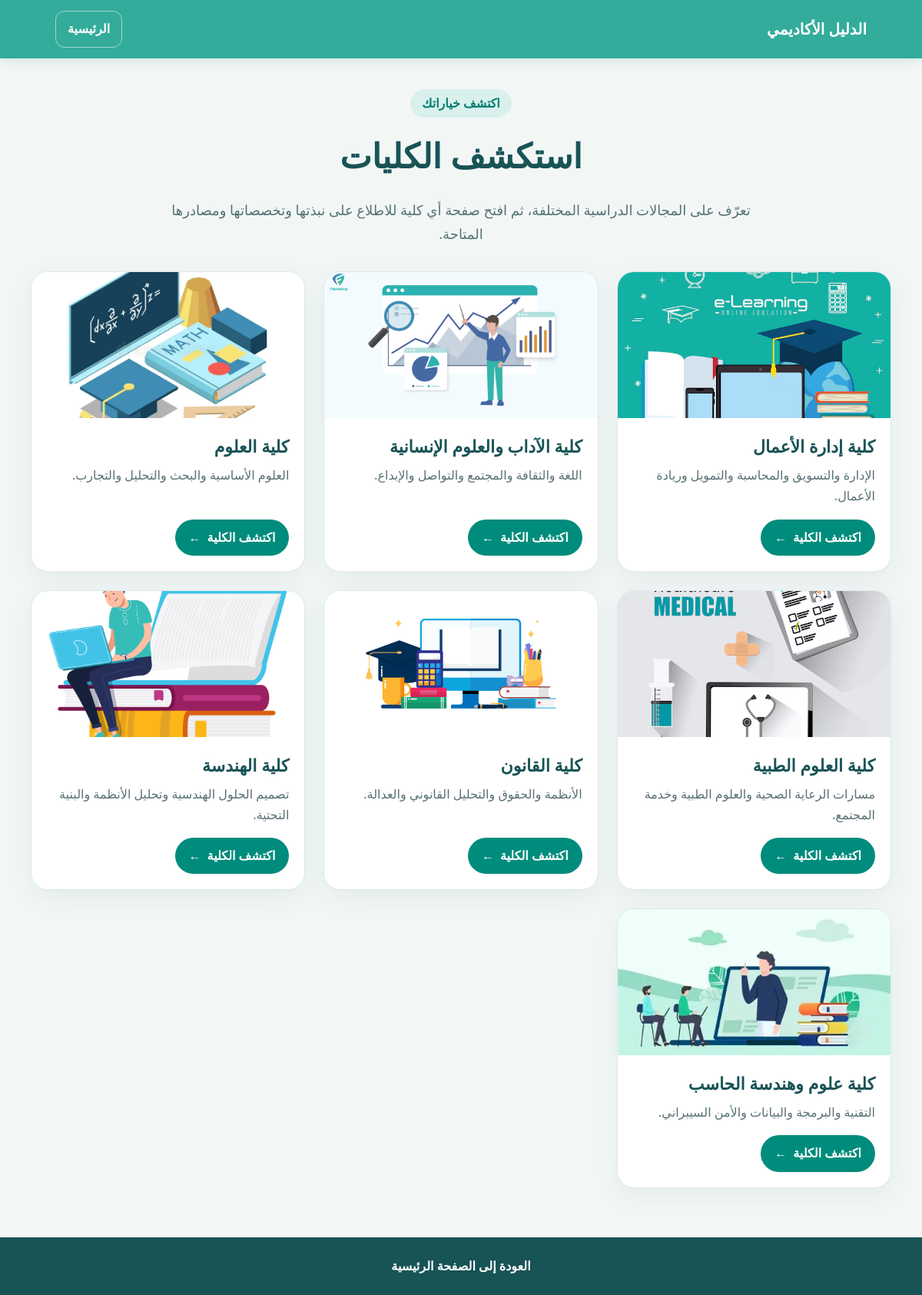
Screenshot of /colleges with the database file from the repository.
### tables this page shows
CREATE TABLE colleges (id INTEGER PRIMARY KEY AUTOINCREMENT, slug TEXT NOT NULL UNIQUE, name TEXT NOT NULL UNIQUE, short_description TEXT NOT NULL DEFAULT '', description TEXT NOT NULL DEFAULT '', majors_json TEXT NOT NULL DEFAULT '[]', subjects_json TEXT NOT NULL DEFAULT '[]', image_path TEXT NOT NULL DEFAULT 'images/graduation-cap-sits.webp', official_url TEXT, source_url TEXT, is_active INTEGER NOT NULL DEFAULT 1, created_at TEXT NOT NULL DEFAULT CURRENT_TIMESTAMP, updated_at TEXT NOT NULL DEFAULT CURRENT_TIMESTAMP);

### flask_projct.py (the view)
@app.route("/colleges")
def colleges_page():
    conn=sqlite3.connect(DATABASE_PATH); conn.row_factory=sqlite3.Row
    colleges=conn.execute("SELECT slug,name,short_description,image_path FROM colleges WHERE is_active=1 ORDER BY name").fetchall()
    conn.close()
    return render_template("colleges.html", colleges=colleges)

### templates/colleges.html (shortened to what this page needs)
<!doctype html>
<html lang="ar" dir="rtl">
  <head>
    <link
      rel="stylesheet"
      href="{{ url_for('static', filename='colleges.css') }}"
    />
  </head>
  <body>
    <header class="page-header">
      <a class="brand" href="{{ url_for('home') }}">الدليل الأكاديمي</a
      ><a class="back-link" href="{{ url_for('home') }}">الرئيسية</a>
    </header>
    <main class="page-wrap">
      <section class="page-intro">
        <span>اكتشف خياراتك</span>
        <h1>استكشف الكليات</h1>
        <p>
          تعرّف على المجالات الدراسية المختلفة، ثم افتح صفحة أي كلية للاطلاع على
          نبذتها وتخصصاتها ومصادرها المتاحة.
        </p>
      </section>
      <section class="college-grid" aria-label="قائمة الكليات">
        {% for college in colleges %}
        <article class="college-tile">
          <img
            src="{{ url_for('static', filename=college['image_path']) }}"
            alt="{{ college['name'] }}"
            loading="lazy"
          />
          <div class="tile-body">
            <h2>{{ college['name'] }}</h2>
            <p>{{ college['short_description'] }}</p>
            <a
              class="action-link"
              href="{{ url_for('college_details', slug=college['slug']) }}"
              >اكتشف الكلية <span aria-hidden="true">←</span></a
            >
          </div>
        </article>
        {% else %}
        <p>لا توجد كليات متاحة حاليًا.</p>
        {% endfor %}
      </section>
    </main>
    <footer class="page-footer">
      <a href="{{ url_for('home') }}">العودة إلى الصفحة الرئيسية</a>
    </footer>
  </body>
</html>

### static/colleges.css (style rules this page uses)
* { box-sizing: border-box; }
body { margin: 0; background: #f2f7f6; color: #193f42; font-family: "Segoe UI", Tahoma, Arial, sans-serif; line-height: 1.7; }
.page-header { height: 76px; background: #2fab99; color: #fff; display: flex; align-items: center; justify-content: space-between; padding: 0 clamp(18px, 6vw, 80px); box-shadow: 0 3px 14px #164e501c; }
.page-header a { color: #fff; text-decoration: none; font-weight: 700; }
.brand { font-size: 22px; }
.back-link { padding: 8px 16px; border: 1px solid #ffffff88; border-radius: 999px; }
.page-wrap { width: min(1120px, 92%); margin: 40px auto 64px; }
.page-intro { text-align: center; max-width: 760px; margin: 0 auto 34px; }
.page-intro span, .details-kicker { display: inline-block; color: #007c70; background: #d9f0ec; padding: 5px 15px; border-radius: 999px; font-weight: 700; }
.page-intro h1, .details-hero h1 { color: #185356; font-size: clamp(30px, 4vw, 44px); margin: 12px 0; }
.page-intro p { color: #547174; font-size: 18px; }
.college-grid { display: grid; grid-template-columns: repeat(3, minmax(0, 1fr)); gap: 24px; }
.college-tile { background: #fff; border-radius: 22px; overflow: hidden; box-shadow: 0 8px 26px #18535614; display: flex; flex-direction: column; transition: transform 0.2s; }
.college-tile img { width: 100%; height: 190px; object-fit: cover; }
.tile-body { padding: 20px; display: flex; flex-direction: column; align-items: flex-start; flex: 1; }
.tile-body h2 { font-size: 22px; color: #185356; margin: 0 0 8px; }
.tile-body p { margin: 0; color: #597174; flex: 1; }
.action-link, .source-link { display: inline-flex; gap: 8px; align-items: center; text-decoration: none; background: #008c7c; color: #fff; padding: 10px 18px; border-radius: 999px; font-weight: 700; margin-top: 16px; }
.page-footer { text-align: center; background: #185356; padding: 24px; }
.page-footer a { color: #fff; text-decoration: none; font-weight: 700; }
.page-header { position: sticky; top: 0; z-index: 100; background: rgba(47, 171, 153, 0.98); backdrop-filter: blur(10px); }
.page-header .brand { font-size: 1.25rem; }
.page-header .back-link { border: 1px solid #ffffff88; border-radius: 12px; padding: 9px 15px; }
.page-wrap { width: min(1120px, calc(100% - 40px)); }
.college-tile { border: 1px solid #dcebe8; border-radius: 22px; box-shadow: 0 10px 30px #18535612; }
.tile-body h2 { line-height: 1.5; }

### rows the page displays
colleges: image_path (picture), name "كلية إدارة الأعمال", short_description "الإدارة والتسويق والمحاسبة والتمويل وريادة الأعمال."
colleges: image_path (picture), name "كلية الآداب والعلوم الإنسانية", short_description "اللغة والثقافة والمجتمع والتواصل والإبداع."
colleges: image_path (picture), name "كلية العلوم", short_description "العلوم الأساسية والبحث والتحليل والتجارب."
colleges: image_path (picture), name "كلية العلوم الطبية", short_description "مسارات الرعاية الصحية والعلوم الطبية وخدمة المجتمع."
colleges: image_path (picture), name "كلية القانون", short_description "الأنظمة والحقوق والتحليل القانوني والعدالة."
colleges: image_path (picture), name "كلية الهندسة", short_description "تصميم الحلول الهندسية وتحليل الأنظمة والبنية التحتية."
colleges: image_path (picture), name "كلية علوم وهندسة الحاسب", short_description "التقنية والبرمجة والبيانات والأمن السيبراني."
